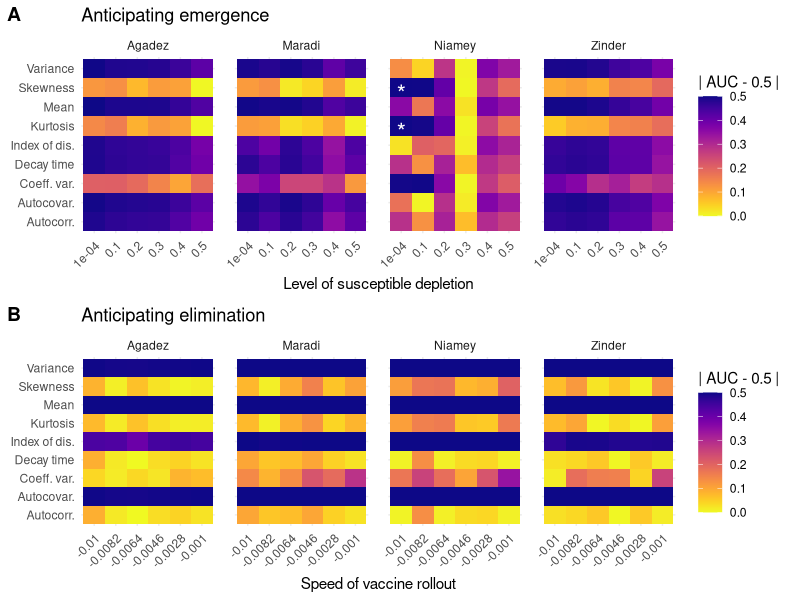

Source code (R):
# plot-aucs.R
#  Script to plot the AUC results from emergence and endemic simulation
#  tests of EWS.
#
# Author:
#  Andrew Tredennick (atredenn@gmail.com)



# Load libraries ----------------------------------------------------------

library(tidyverse)
library(viridis)


# Load results ------------------------------------------------------------

emergence_aucs <- read.csv("../results/emergence-grid-aucs.csv")
elimination_aucs <- read.csv("../results/elimination-grid-aucs.csv")

star_tbl <- tibble(
  city = "Niamey",
  x = as.factor(rep(1e-04, 2)),
  y = c(5.7, 7.7)
)


# Make the plots ----------------------------------------------------------

emerge_plot <- ggplot() +
  geom_tile(data = emergence_aucs, aes(x = as.factor(susc_discount), y = metric, fill = abs(AUC-0.5))) +
  geom_text(data = star_tbl, aes(x = x, y = y, label = "*"), color = "white", size = 6) +
  scale_fill_viridis(limits = c(0,0.5), direction = -1, option = "C", name = "| AUC - 0.5 |") +
  facet_wrap(~city, nrow = 1) +
  labs(x = "Level of susceptible depletion", y = NULL) +
  theme_minimal() +
  theme(axis.text.x = element_text(angle = 45, hjust = 1)) +
  theme(panel.spacing = unit(1, "lines")) +
  ggtitle("Anticipating emergence")

eliminate_plot <- ggplot() +
  geom_tile(data = elimination_aucs, aes(x = as.factor(vacc_speed), y = metric, fill = abs(AUC-0.5))) +
  scale_fill_viridis(limits = c(0,0.5), direction = -1, option = "C", name = "| AUC - 0.5 |") +
  facet_wrap(~city, nrow = 1) +
  labs(x = "Speed of vaccine rollout", y = NULL) +
  theme_minimal() +
  theme(axis.text.x = element_text(angle = 45, hjust = 1)) +
  theme(panel.spacing = unit(1, "lines")) +
  ggtitle("Anticipating elimination")

auc_plot <- cowplot::plot_grid(emerge_plot, eliminate_plot, nrow = 2, align = "v", labels = "AUTO")

ggsave(filename = "../figures/simulation-grid-aucs.pdf", plot = auc_plot, width = 8.5, height = 5.5, units = "in")




# endemic_aucs <- read.csv("../results/endemic-aucs.csv") %>%
#   mutate(simulation = "Endemic")
# 
# emergence_aucs <- read.csv("../results/emergence-aucs.csv") %>%
#   mutate(simulation = "Emergence")
# 
# auc_tbl <- bind_rows(
#   endemic_aucs, 
#   emergence_aucs
# )
# 
# 
# # Plot and save -----------------------------------------------------------
# 
# auc_plot <- ggplot(auc_tbl, aes(x = metric, y = abs(AUC-0.5), fill = AUC)) +
#   geom_col(position = position_dodge()) +
#   scale_y_continuous(limits = c(0,0.5)) +
#   scale_fill_viridis_c(limits = c(0,1), direction = -1, option = "C") +
#   facet_grid(simulation~city) +
#   theme_minimal() +
#   labs(x = NULL, y = "| AUC - 0.5 |")+
#   theme(axis.text.x = element_text(angle = 45, hjust = 1)) +
#   theme(panel.spacing = unit(1, "lines"))
# 
# ggsave(filename = "../figures/simulation-aucs.pdf", plot = auc_plot, width = 8.5, height = 5, units = "in")
